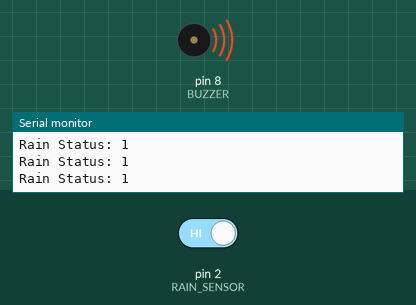
This sketch was run on a simulated Arduino Uno, built with avr-gcc and run on an emulated ATmega328P. Parts: buzzer (waves = sounding, pin HIGH), the last lines printed to the serial monitor. The test bench sets the inputs (shaded band); at power-on: pin 2 (RAIN_SENSOR) HIGH.

Above: at 1.2 s.
1.3 s: pin 2 (RAIN_SENSOR) driven LOW
At 2.4 s:
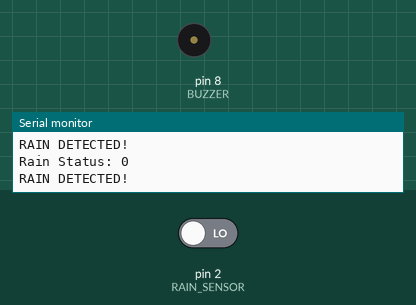
2.8 s: pin 2 (RAIN_SENSOR) driven HIGH
At 3.7 s:
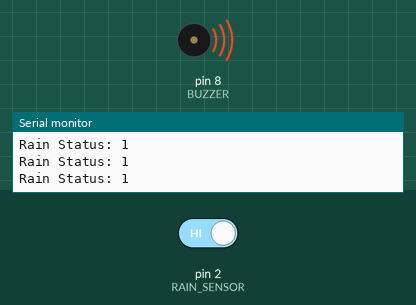
Timing chart, 0 to 5.8 s (numbered marks = the images above; inputs shaded):
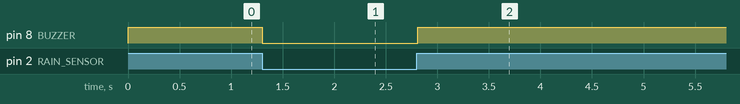

The sketch:

Rain_sensor_alert.ino
```cpp
#define RAIN_SENSOR 2
#define BUZZER 8

void setup() {

  pinMode(RAIN_SENSOR, INPUT);
  pinMode(BUZZER, OUTPUT);

  digitalWrite(BUZZER, LOW);

  Serial.begin(9600);
}

void loop() {

  int rain = digitalRead(RAIN_SENSOR);

  Serial.print("Rain Status: ");
  Serial.println(rain);

  if (rain == LOW) {   // Rain detected

    digitalWrite(BUZZER, LOW);

    Serial.println("RAIN DETECTED!");
  }
  else {

    digitalWrite(BUZZER, HIGH);
  }

  delay(100);
}
```

Measured:
- after the input at 1.3 s, pin 8 (BUZZER): HIGH → LOW at once
- after the input at 2.8 s, pin 8 (BUZZER): LOW → HIGH at once
